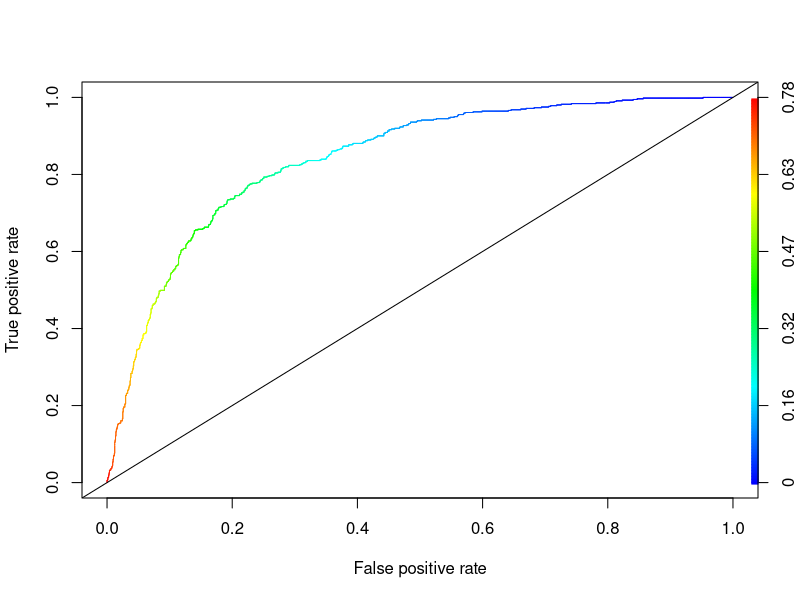
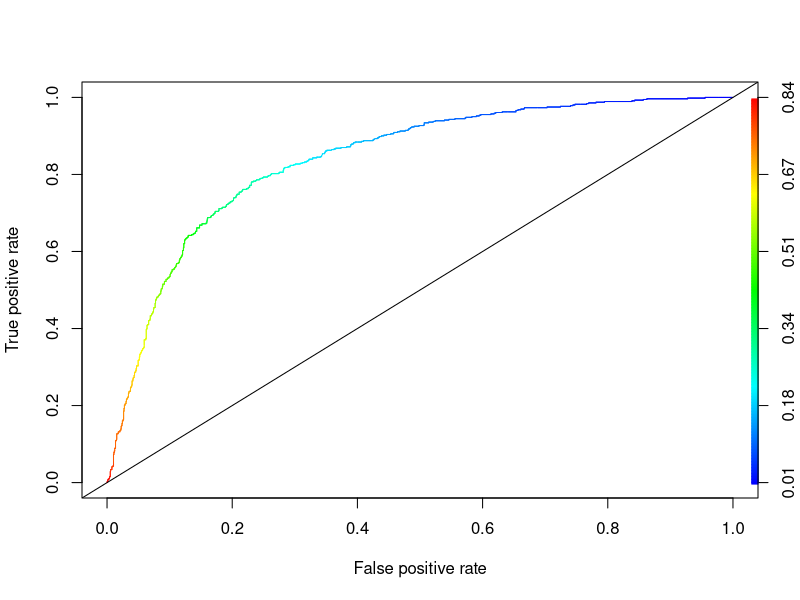
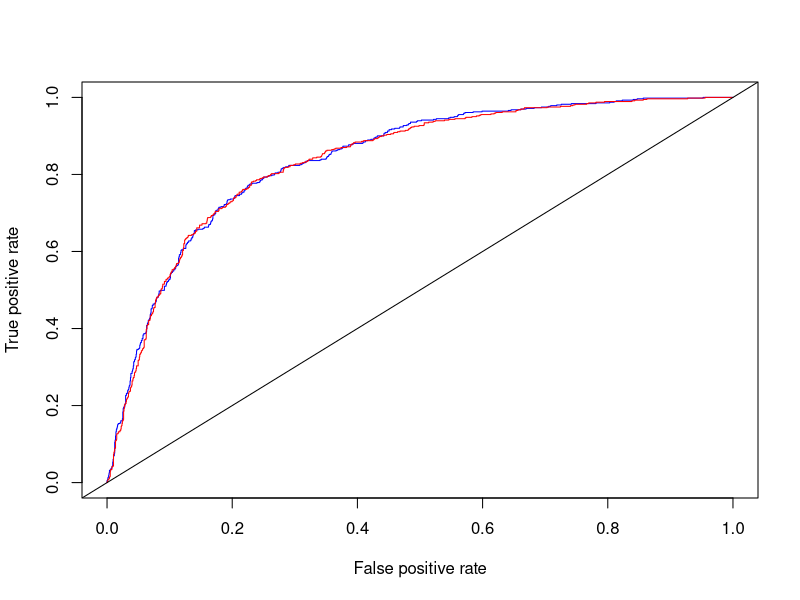

The R script that drew these images, in order:
# IEOR 242 Discussion 3 part 2
# This Lab is similar to Homework 2.

# Session -> Setting Working Directory -> To Source File Location
# Make sure you have all the packages installed
# install.packages(c("ROCR", "caTools", "MASS"))
setwd("/Users/lucas.spangher/Documents/Berkeley Files/Class/Fall 2019/IEOR242/Lab/Lab3")

library(dplyr)
library(ggplot2)
library(GGally)
library(caTools)
library(ROCR)
library(MASS)

churn <- read.csv("customerchurn.csv")

set.seed(144)

split <- sample.split(churn$Churn, SplitRatio = 0.7)

train <- filter(churn, split == TRUE)
test <- filter(churn, split == FALSE)

str(train) # any issues with categorical x variables?

LogModel <- glm(Churn ~ MonthlyCharges + SeniorCitizen + PaymentMethod + InternetService + tenure + 
                  Contract, data=train, family="binomial")
summary(LogModel)

## now take the estimate for SeniorCitizen and transform it into an intuition of how much p will increase 



# Let's remove MonthlyCharges
LogModel2 <- glm(Churn ~ SeniorCitizen + PaymentMethod + InternetService + tenure + 
                  Contract, data=train, family="binomial")
summary(LogModel2)

# Let's remove PaymentMethod Credit Card and PaymentMethodMailed check. How do we do this? Create a new feature. 

train_2 <- train

train$ElectronicCheck <- as.numeric(train$PaymentMethod == "Electronic check")
test$ElectronicCheck <- as.numeric(test$PaymentMethod == "Electronic check")

# Do it in other way:
train_2$ElectricCheck <- 0
train_2[train_2$PaymentMethod == "Electronic check",]$ElectricCheck <- 1

#
LogModel3 <- glm(Churn ~ SeniorCitizen + ElectronicCheck + InternetService + tenure + 
                   Contract, data=train, family="binomial")
summary(LogModel3)

predTestLog <- predict(LogModel, newdata=test, type="response") # type on default gives log-odds, "response" gives predicted probabilities


table(test$Churn, predTestLog > 1/3)


# Using LDA:

LdaModel <- lda(Churn ~ MonthlyCharges + SeniorCitizen + PaymentMethod + InternetService + tenure + 
                  Contract, data=train)

predTestLDA <- predict(LdaModel, newdata=test) #reference https://stat.ethz.ch/R-manual/R-devel/library/MASS/html/predict.lda.html
predTestLDA_probs <- predTestLDA$posterior[,2]

table(test$Churn, predTestLDA_probs > 1/3)

# ROC curves
rocr.log.pred <- prediction(predTestLog, test$Churn)
logPerformance <- performance(rocr.log.pred, "tpr", "fpr")
plot(logPerformance, colorize = TRUE)
abline(0, 1)
as.numeric(performance(rocr.log.pred, "auc")@y.values)
# reference :https://rocr.bioinf.mpi-sb.mpg.de/ROCR.pdf

rocr.lda.pred <- prediction(predTestLDA_probs, test$Churn)
ldaPerformance <- performance(rocr.lda.pred, "tpr", "fpr")
plot(ldaPerformance, colorize = TRUE)
abline(0, 1)
as.numeric(performance(rocr.lda.pred, "auc")@y.values)

plot(logPerformance, col="blue")
plot(ldaPerformance, col="red", add=TRUE)
abline(0,1)

# For fun, let's use LDA for a multiclass problem
# Predict payment type based on monthy charges, senior citizen, Internet service, tenure, contract

lda_fun_mod <- lda(PaymentMethod ~ MonthlyCharges + SeniorCitizen + InternetService + 
                     tenure + Contract, data = train)

pred_test_lda_fun <- predict(lda_fun_mod, newdata = test)
pred_test_lda_fun_class <- pred_test_lda_fun$class
pred_test_lda_fun_probs <- pred_test_lda_fun$posterior

tab <- table(test$PaymentMethod, pred_test_lda_fun_class)
accuracy <- sum(diag(tab))/ sum(tab)
